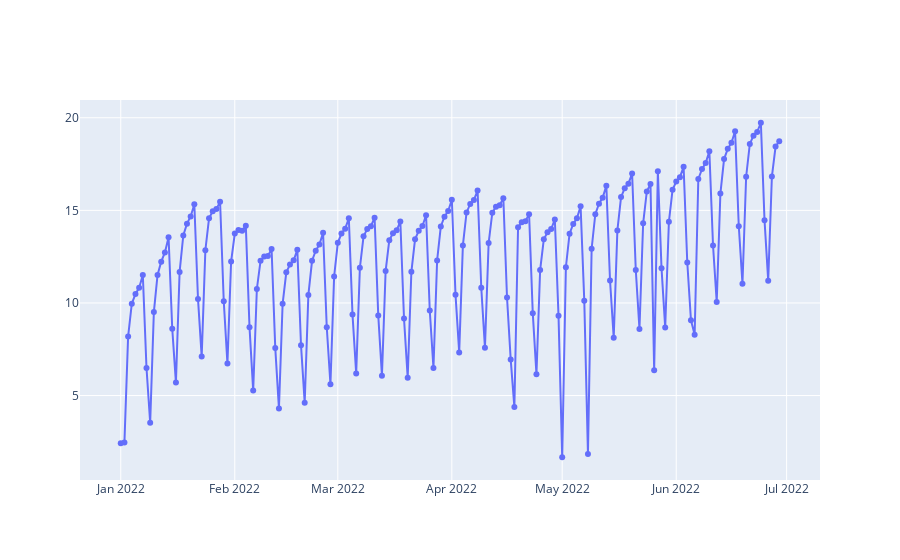

Write notebook code for a chart like this one.
### Code cell
model = Prophet(holidays = df_jours_feries ,seasonality_mode='additive', yearly_seasonality=True, weekly_seasonality=True, daily_seasonality=False)
group_accidents_paris.columns=['ds','y']
model.fit(group_accidents_paris)
future = model.make_future_dataframe(periods=180)
forecast = model.predict(future)
plot_timeseries(forecast['ds'][-180:],forecast['yhat'][-180:])
group_accidents_paris.columns=['date','sum_counts']

### Figure 1 — Plotly figure (JSON) as saved in the notebook; plotly's stock layout.template omitted (floating-point values rounded to 4 significant figures; data arrays with more than 128 entries replaced by an {"elided": "..."} marker saying what was removed)
{"data": [{"mode": "lines+markers", "type": "scatter", "x": {"elided": "180 str values"}, "y": {"elided": "180 float values"}}], "layout": {}}
